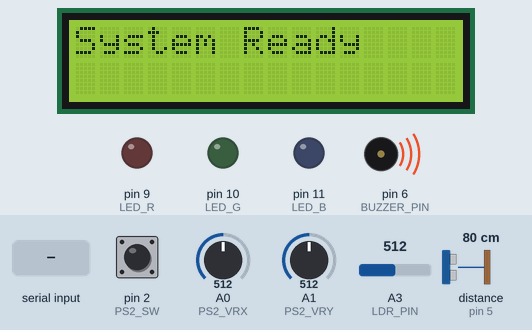
Recording of a sketch running on a simulated Arduino Uno, built with avr-gcc and run on an emulated ATmega328P. Parts: 16×2 character LCD, output pins drawn as LEDs (lit = HIGH), buzzer (waves = sounding, pin HIGH). The inputs (shaded band) are chosen by the test bench; at power-on: A0 (PS2_VRX) = 512, pin 2 (PS2_SW) HIGH, A1 (PS2_VRY) = 512, A3 (LDR_PIN) = 512, distance to the obstacle (sensor on pin 5) 80 cm. The echo pulse lasts 58.3 µs per cm; what the sketch prints to the serial monitor is not drawn.

Above: at 1.2 s.
1.3 s: "TOP 90\n" received over Serial
At 2.0 s:
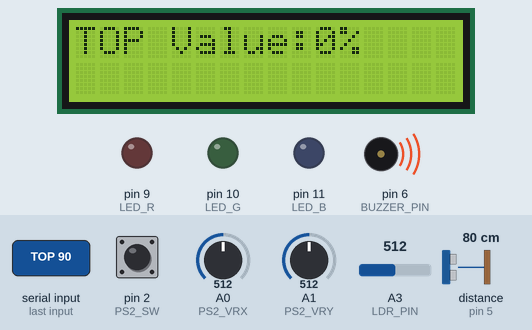
2.8 s: A0 (PS2_VRX) set to 893
4.3 s: A0 (PS2_VRX) set to 911
Timing chart, 0 to 7.3 s (numbered marks = the images above; inputs shaded):
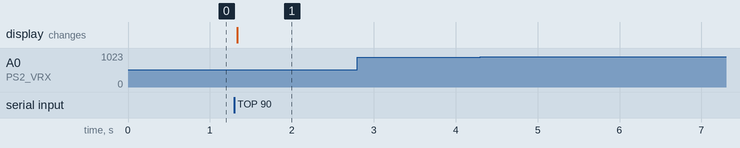

The sketch:

Project.ino
```cpp
//大作业Arduino程序
//引库
#include <DHT.h>
#include <NewPing.h>
#include <LiquidCrystal_I2C.h>

//接口定义、基础设置
#define PS2_VRX A0
#define PS2_VRY A1
#define PS2_SW  2

#define DHTPIN 3
#define DHTTYPE DHT11
DHT dht(DHTPIN, DHTTYPE);

#define LDR_PIN A3

#define TRIG_PIN 4
#define ECHO_PIN 5
#define MAX_DISTANCE 400
NewPing sonar(TRIG_PIN, ECHO_PIN, MAX_DISTANCE);

#define BUZZER_PIN 6
#define LED_R 9
#define LED_G 10
#define LED_B 11

LiquidCrystal_I2C lcd(0x27, 16, 2);
//这里，lcd两个口连A4、A5

//状态定义
enum Mode {
  MODE_HOME,
  MODE_CHAT,
  MODE_GAME,
  MODE_WORD,
  MODE_WATER
};
Mode currentMode = MODE_HOME;

//全局变量
unsigned long lastWaterCheck = 0;
bool waterReminderActive = false;
bool inSubMode = false;
unsigned long gameStartTime = 0;
int lastldrVal=1000;
unsigned long lastPingTime = 0;
const unsigned long pingInterval = 100;

//一堆初始化
void setup() {
  Serial.begin(9600);
  pinMode(PS2_SW, INPUT_PULLUP);
  pinMode(BUZZER_PIN, OUTPUT);
  pinMode(LED_R, INPUT);
  pinMode(LED_G, INPUT);
  pinMode(LED_B, INPUT);
  dht.begin();
  digitalWrite(BUZZER_PIN, HIGH);
  setLED(0,0,0);

  lcd.init();
  lcd.backlight();
  lcd.clear();
  lcd.setCursor(0, 0);
  lcd.print("System Ready");
}

//主循环
void loop() {
  if (currentMode == MODE_GAME) {
    game();//如果游戏模式调用游戏
  }
  handleJoystick();
  checkWaterReminder();

  // 串口命令处理
  if (Serial.available()) {
    String input = Serial.readStringUntil('\n');
    input.trim();

    //一直显示CPU占用率
    if (input.startsWith("TOP ")) {
      int val;
      int parsed = sscanf(input.c_str(), "TOP %d", &val);
      if (parsed == 1) {
        lcd.setCursor(0, 0);
        lcd.print("                ");
        lcd.setCursor(0, 0);
        lcd.print("TOP Value:");
        val=val/100;
        lcd.print(val);
        lcd.print("%");
        Serial.println("[LCD已显示CPU占用率]");
      } else {
        Serial.println("[TOP格式错误]");
      }
    }

    //聊天模式改灯的颜色
    else if (currentMode == MODE_CHAT && input.startsWith("LED ")) {
      int r, g, b;
      int parsed = sscanf(input.c_str(), "LED %d %d %d", &r, &g, &b);
      if (parsed == 3) {
        setLED(r, g, b);
        Serial.println("[LED已设置]");
      } else {
        Serial.println("[LED格式错误]");
      }
    }

    //聊天模式改灯的颜色
    else if (currentMode == MODE_WORD && input.startsWith("WORD ")) {
      String word = input.substring(5);  // 提取WORD后的词
      lcd.setCursor(0, 1);
      lcd.print("                ");
      lcd.setCursor(0, 1);
      lcd.print(word);
      Serial.println("[已显示接龙单词]");
    }
  }
}

//手柄输入处理
void handleJoystick() {
  int x = analogRead(PS2_VRX);
  int y = analogRead(PS2_VRY);
  bool press = digitalRead(PS2_SW) == LOW;

  if (press) {
    currentMode = MODE_HOME;
    inSubMode = false;
    stopBuzzer();
    Serial.println("MODE_HOME");
    return;
  }

  if (inSubMode) return; // 处于子模式中，忽略切换请求

  if (y < 100) {
    currentMode = MODE_CHAT;
    inSubMode = true;
    sendSensorStatus();
    Serial.println("MODE_CHAT");
  } else if (x > 900) {
    currentMode = MODE_GAME;
    inSubMode = true;
    gameStartTime = millis();
    Serial.println("MODE_GAME");
  } else if (y > 900) {
    currentMode = MODE_WORD;
    inSubMode = true;
    sendSensorStatus();
    Serial.println("MODE_WORD");
  } else if (x < 100) {
    currentMode = MODE_WATER;
    lastWaterCheck = millis();
    inSubMode = true;
    waterReminderActive = false;
    stopBuzzer();
    Serial.println("MODE_WATER");
  }
}

//游戏函数
void game(){
    // 获取超声波返回时间
  unsigned int pingTime = sonar.ping();
  float distance=(pingTime/1000000.0)*343/2.0*100.0;
  if(distance>50)
  {
    Serial.println("JUMP");
  }
  else if(distance<10)
  {
    Serial.println("CROUCH");
  }
  else
  {
    Serial.println("NONE");
  }
  int ldrVal = analogRead(LDR_PIN);
  if (ldrVal > 300 && lastldrVal<300) {
    Serial.println("dark");
  }
  else if(ldrVal<300 && lastldrVal>300)
  {
    Serial.println("light");
  }
  lastldrVal=ldrVal;
}

//发送传感器状态
void sendSensorStatus() {
  float temp = dht.readTemperature();
  float hum = dht.readHumidity();
  int light = analogRead(LDR_PIN);
  unsigned long studyDuration = (millis() - gameStartTime) / 60000;
  Serial.print("TEMP:"); Serial.println(temp);
  Serial.print("HUM:"); Serial.println(hum);
  Serial.print("LIGHT:"); Serial.println(light);
  Serial.print("STUDY:"); Serial.println(studyDuration);
}

//喝水提醒
void checkWaterReminder() {
  unsigned long now = millis();
  if (now - lastWaterCheck > 3600000UL) {
    waterReminderActive = true;
    buzz();
    Serial.println("REMIND_WATER");
  }
}

//蜂鸣器叫
void buzz() {
  digitalWrite(BUZZER_PIN, LOW);
}

//蜂鸣器不叫
void stopBuzzer() {
  digitalWrite(BUZZER_PIN, HIGH);
}

//设置LED颜色
void setLED(int r, int g, int b) {
  analogWrite(LED_R, r);
  analogWrite(LED_G, g);
  analogWrite(LED_B, b);
}
```

Measured:
- after the input at 1.3 s, the display: changes at once (image 1)
- after the input at 2.8 s, every drawn part: stays the same
- after the input at 4.3 s, every drawn part: stays the same
